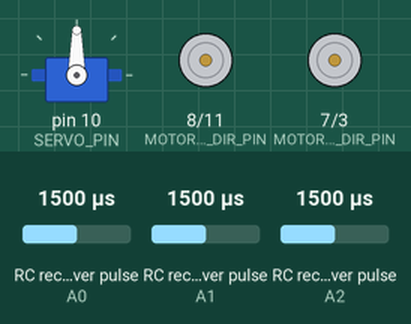
Simulated run of this program. Board: Arduino Uno, built with avr-gcc and run on an emulated ATmega328P. Shown: servo, direction and speed pins drawn as motors (green arrow = direction pin HIGH = forward, orange = LOW = backward, longer = more drive). Wiring (inferred from the names in the program): 3 × RC receiver channel: data A0 / data A1 / data A2. The inputs (shaded band) are chosen by the test bench; at power-on: RC receiver pulse (sensors on A1, A0, A2) 1500 µs. What the program prints to the serial monitor is not drawn.

Above: at 1.2 s.
1.3 s: RC receiver pulse (sensor on A1) set to 1020 µs
At 2.66 s:
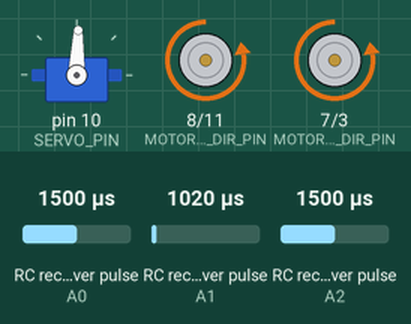
4.3 s: RC receiver pulse (sensor on A0) set to 1020 µs
At 6.89 s:
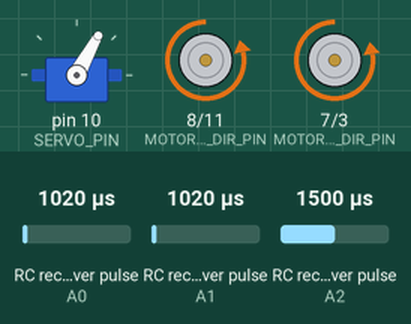
7.3 s: RC receiver pulse (sensor on A2) set to 1020 µs
At 7.92 s:
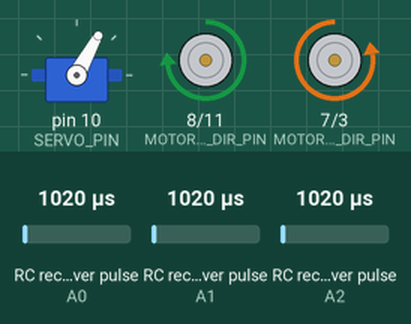
10.3 s: RC receiver pulse (sensor on A1) set to 1500 µs
13.3 s: RC receiver pulse (sensor on A0) set to 1022 µs
At 14.6 s:
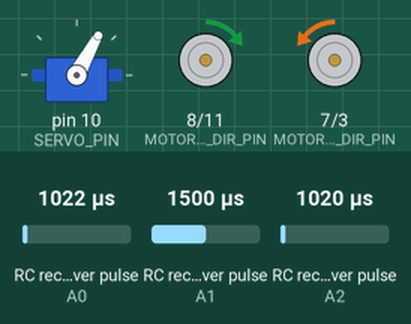
16.3 s: RC receiver pulse (sensor on A2) set to 1250 µs
Timing chart, 0 to 35.1 s (numbered marks = the images above; inputs shaded):
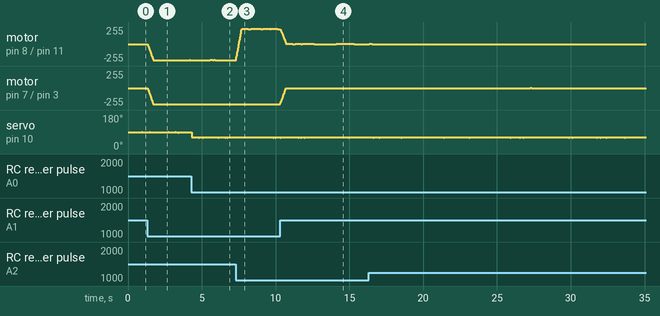

Measured:
- the behaviour switches between 1021 and 1022 µs on RC receiver pulse (sensor on A0) (found by bisection; images 3 and 4)
- after the input at 13.3 s, motor on pin 8 (MOTOR_L_DIR_PIN) / pin 11 (MOTOR_L_SPEED_PIN): stopped → forward 2/255 after 0.81 s, → stopped 1.2 s later; motor on pin 7 (MOTOR_R_DIR_PIN) / pin 3 (MOTOR_R_SPEED_PIN): stopped → backward 2/255 after 0.81 s, → stopped 1.2 s later

The program:

main.cpp
```cpp
#include <Arduino.h>
#include <Servo.h>
#include <EnableInterrupt.h>
#include "constants.h"

// Position of direction (in degree)
uint8_t pos;
// Direction of right side (0 backward, 1 forward)
uint8_t dirR;
// Direction of left side (0 backward, 1 forward)
uint8_t dirL;
// Speed of right side (PWM : 0 to 255)
uint8_t speedR;
// Speed of left side (PWM : 0 to 255)
uint8_t speedL;

// Ratio of right side (-100; 100)
short ratioR;
// Ratio of left side (-100; 100)
short ratioL;
// Raw speed (-100; 100)
short ratioSpeed;

// If true, RC signal is etablished
uint8_t rcHealth;
// Number of loop without signal SHARED
volatile uint8_t itHealthShared;

// Number of iteractions after rcHealth
uint8_t itConvergence;
// If true, filter is operational
uint8_t converged;

// Raw values from RC of each channels SHARED
volatile uint16_t rcRawsShared[RC_NUM_CHANNELS];
// Time at the rising edge of each channels
volatile uint32_t rcStarts[RC_NUM_CHANNELS];
// Current index in the window of each channels SHARED
volatile uint8_t rcIndexesShared[RC_NUM_CHANNELS];

// Sum of the values for each channels (in window defined by NB_VALUES_FILTER)
uint32_t rcSums[RC_NUM_CHANNELS];
// Mean of the values for each channels (in window defined by NB_VALUES_FILTER)
uint16_t rcMeans[RC_NUM_CHANNELS];
// Window, save NB_VALUES_FILTER values for each channels
uint16_t rcWindows[RC_NUM_CHANNELS][NB_VALUES];

// Filtred values from RC of each channels
uint16_t rcValues[RC_NUM_CHANNELS];
// Current index in the window of each channels
uint8_t rcIndexes[RC_NUM_CHANNELS];

// Direction servo
Servo servoDir;

// Calc input channel
// @param channel the channel
// @param inputPin associated pin
void calcInput(uint8_t channel, uint8_t inputPin) {
	// If is rising edge
	if (digitalRead(inputPin) == HIGH) {
		// Save current time of this channel
		rcStarts[channel] = micros();
	} else {
		// Compare the rising edge time and now (falling edge)
		rcRawsShared[channel] = (uint16_t)(micros() - rcStarts[channel]);

		// Index++ (circular index [0; NB_VALUES_FILTER - 1])
		rcIndexesShared[channel] = ((rcIndexesShared[channel] + 1) % NB_VALUES);
	}

	// Number of iterations without signal equal to 0
	itHealthShared = 0;
}

// Calc input channel 1 (direction)
void calcCh1() {
	calcInput(RC_CH1, RC_CH1_PIN);
}

// Calc input channel 2 (speed)
void calcCh2() {
	calcInput(RC_CH2, RC_CH2_PIN);
}

// Calc input channel 3 (ratio)
void calcCh3() {
	calcInput(RC_CH3, RC_CH3_PIN);
}

// Compute speed of each side
void computeSpeed() {
	// Security overflow : ratio side right
	if (ratioR > RATIO_MAX) {
		ratioR = RATIO_MAX;
	} else if (ratioR < RATIO_MIN) {
		ratioR = RATIO_MIN;
	}

	// Security overflow : ratio side left
	if (ratioL > RATIO_MAX) {
		ratioL = RATIO_MAX;
	} else if (ratioL < RATIO_MIN) {
		ratioL = RATIO_MIN;
	}

	// Security overflow : ratio speed
	if (ratioSpeed > RATIO_MAX) {
		ratioSpeed = RATIO_MAX;
	} else if (ratioSpeed < RATIO_MIN) {
		ratioSpeed = RATIO_MIN;
	}

	// rawSpeed and ratio converted in range [-1.0; 1.0])
	float totalRatioR = ((float)ratioSpeed / RATIO_MAX) * ((float)ratioR / RATIO_MAX);

	// Compute motor direction right side : depending of rawSpeedR
	if (totalRatioR <= 0.0) {
		dirR = LOW;
	} else {
		dirR = HIGH;
	}

	// rawSpeed and ratio converted in range [-1.0; 1.0])
	float totalRatioL = ((float)ratioSpeed / RATIO_MAX) * ((float)ratioL / RATIO_MAX);

	// Compute motor direction left side : depending of rawSpeedL
	if (totalRatioL <= 0.0) {
		dirL = LOW;
	} else {
		dirL = HIGH;
	}

	// Final speed is equal to SPEED_MAX * rawSpeed * ratio
	speedR = abs(SPEED_PWM_MAX * totalRatioR);
	speedL = abs(SPEED_PWM_MAX * totalRatioL);
}

// Get data from shared variable and compute filter
void getData() {
	// Turn interrupts off quickly while we take
	// local copies of the shared variables
	noInterrupts();
	memcpy(rcValues, (const void *)rcRawsShared, sizeof(rcRawsShared));
	memcpy(rcIndexes, (const void *)rcIndexesShared, sizeof(rcIndexesShared));
	interrupts();

	for(int channel = 0; channel < RC_NUM_CHANNELS; ++channel) {
		// Get previous value at current windowIndex for this channel
		// and store the new value
		uint16_t prevValue = rcWindows[channel][rcIndexes[channel]];
		if(prevValue != rcValues[channel]) {
			rcWindows[channel][rcIndexes[channel]] = rcValues[channel];

			// Sum is equal to the last sum + the diference between
			// the new value and the last one
			rcSums[channel] += int(rcValues[channel] - prevValue);
			rcMeans[channel] =  rcSums[channel] / NB_VALUES;
		}
	}
}

// Convert input signals to command
void getCommands() {
	if(rcHealth) {
		// Copy data from shared variables
		getData();

		// If RC connection is etablished and filtre converged
		if (converged) {
			pos = map(rcValues[RC_CH1], RC_MIN, RC_MAX, ANGLE_MIN, ANGLE_MAX);
			ratioSpeed = map(rcMeans[RC_CH2], RC_MIN, RC_MAX, RATIO_MIN, RATIO_MAX);
			ratioR = map(rcMeans[RC_CH3], RC_MAX, RC_NEUTRAL, RATIO_MIN, RATIO_MAX);
			ratioL = map(rcMeans[RC_CH3], RC_MIN, RC_NEUTRAL, RATIO_MIN, RATIO_MAX);

			// Compute speed
			computeSpeed();
		}
	}
}

void writeOutputs() {
	servoDir.write(pos);
	analogWrite(MOTOR_R_SPEED_PIN, speedR);
	analogWrite(MOTOR_L_SPEED_PIN, speedL);
	digitalWrite(MOTOR_R_DIR_PIN, dirR);
	digitalWrite(MOTOR_L_DIR_PIN, dirL);
}

// Write commands
void setOutputs() {
	if(converged) {
		writeOutputs();
	}
}

// If is verbose
#ifdef IS_VERBOSE
// Send data through the serial port
void verboseMode() {
	Serial.print("RC:");
	Serial.print(rcHealth);
	Serial.print("\t");

	Serial.print("Pos:");
	Serial.print(pos);
	Serial.print("\t");

	Serial.print("Speed:");
	Serial.print(ratioSpeed);
	Serial.print("\t");

	Serial.print("DirR:");
	Serial.print(dirR);
	Serial.print("\t");

	Serial.print("DirL:");
	Serial.print(dirL);
	Serial.print("\t");

	Serial.print("SpeedR:");
	Serial.print(speedR);
	Serial.print("\t");

	Serial.print("SpeedL:");
	Serial.print(speedL);
	Serial.print("\n");
}
#endif // IS_VERBOSE

// Initialise all value
void initialise() {
	rcHealth = false;
	converged = false;
	itConvergence = 0;
	itHealthShared = MAX_VALUE_UINT8;

	// Set neutral values
	pos = ANGLE_NEUTRAL;
	ratioSpeed = RATIO_NEUTRAL;
	ratioR = RATIO_NEUTRAL;
	ratioL = RATIO_NEUTRAL;

	// Compute speed
	computeSpeed();

	// Write values
	writeOutputs();
}

// Check RC health status and convergence of the filter
void checkRcHealth() {
	// Turn interrupts off quickly
	// Get iterations
	noInterrupts();
	uint8_t iterations = itHealthShared;
	interrupts();

	// If RC active
	if(rcHealth) {
		// If the number of iterations without signal is reached
		if (iterations > HEALTH_IT) {
			initialise();

		} else {
			// Turn interrupts off quickly
			// Iterations +1 (is set to 0 when RC send data)
			noInterrupts();
			++itHealthShared;
			interrupts();

			// If not converged
			if(!converged) {
				// If number of iteration of convergence is reached : converged
				if(itConvergence > CONVERGENCE_IT) {
					converged = true;
				} else {
					++itConvergence;
				}
			}
		}
	} else if(iterations <= HEALTH_IT) {
		rcHealth = true;
	}
}

// Setup
void setup() {
// If is verbose
#ifdef IS_VERBOSE
	// If is verbose, then init serial port
	Serial.begin(SERIAL_PORT_SPEED);
#endif // IS_VERBOSE

	// Set RC channel pins to INPUT
	pinMode(RC_CH1_PIN, INPUT);
	pinMode(RC_CH2_PIN, INPUT);
	pinMode(RC_CH3_PIN, INPUT);

	// Set motors left and right pins to OUTPUT
	pinMode(MOTOR_R_DIR_PIN, OUTPUT);
	pinMode(MOTOR_L_DIR_PIN, OUTPUT);
	pinMode(MOTOR_R_SPEED_PIN, OUTPUT);
	pinMode(MOTOR_L_SPEED_PIN, OUTPUT);

	// Attach direction servo
	servoDir.attach(SERVO_PIN);

	// Set all default values
	initialise();

	// Enable interrupt for each channel, for each edges (rising and falling)
	enableInterrupt(RC_CH1_PIN, calcCh1, CHANGE);
	enableInterrupt(RC_CH2_PIN, calcCh2, CHANGE);
	enableInterrupt(RC_CH3_PIN, calcCh3, CHANGE);
}

// Main loop
void loop() {
	// Check RC health status
	checkRcHealth();
	// Get commands
	getCommands();
	// Set output
	setOutputs();

	// Wait delay
	delay(DELAY_MAIN_LOOP);

// If is verbose
#ifdef IS_VERBOSE
	// If is verbose, then send data through the serial port
	verboseMode();
#endif // IS_VERBOSE
}
```

constants.h
```cpp
#ifndef CONSTANTS_H
#define CONSTANTS_H

// Number of channel and index in tab DIRECTION, SPEED, RATIO
#define RC_NUM_CHANNELS 3
#define RC_CH1 0
#define RC_CH2 1
#define RC_CH3 2

// RC channel INPUT PIN
#define RC_CH1_PIN A0
#define RC_CH2_PIN A1
#define RC_CH3_PIN A2

// Servo INPUT PIN
#define SERVO_PIN 10

// Motors OUTPUT PIN direction (forward or backward) and speed
#define MOTOR_R_DIR_PIN 7
#define MOTOR_L_DIR_PIN 8
#define MOTOR_R_SPEED_PIN 3
#define MOTOR_L_SPEED_PIN 11

// RC min, neutral and max value (theorical values)
#define RC_MIN 1000
#define RC_NEUTRAL 1500
#define RC_MAX 2000

// Direction in degree min, neutral and max (depending of the car structure)
#define ANGLE_MIN 60
#define ANGLE_NEUTRAL 90
#define ANGLE_MAX 120

// Speed PWM min and max (0% to 100% of speed)
#define SPEED_PWM_MIN 0
#define SPEED_PWM_MAX 255

// => Speed ratio CH2 100% to -100%
// If positive go forward, else go backward
//
// => Motor selection ratio CH3 100% to -100%
// MIN left side is set to -100% and right side to 100%
// NEUTRAL side right and left are set to 100%
// MIN right side is set to -100% and left side to 100%
#define RATIO_MIN -100
#define RATIO_NEUTRAL 0
#define RATIO_MAX 100

// Serial speed, set if is verbose = true
#define SERIAL_PORT_SPEED 57600
#define IS_VERBOSE

// Number of values in mean window filter (of each channels)
#define NB_VALUES 20

// Number of iterations without command accepted
#define HEALTH_IT 5

// Number of iterations for convergence
#define CONVERGENCE_IT (2 * NB_VALUES)

// Main loop delay 50Hz
#define DELAY_MAIN_LOOP 10

// Max value of uint8_t
#define MAX_VALUE_UINT8 255

#endif // CONSTANTS_H
```
